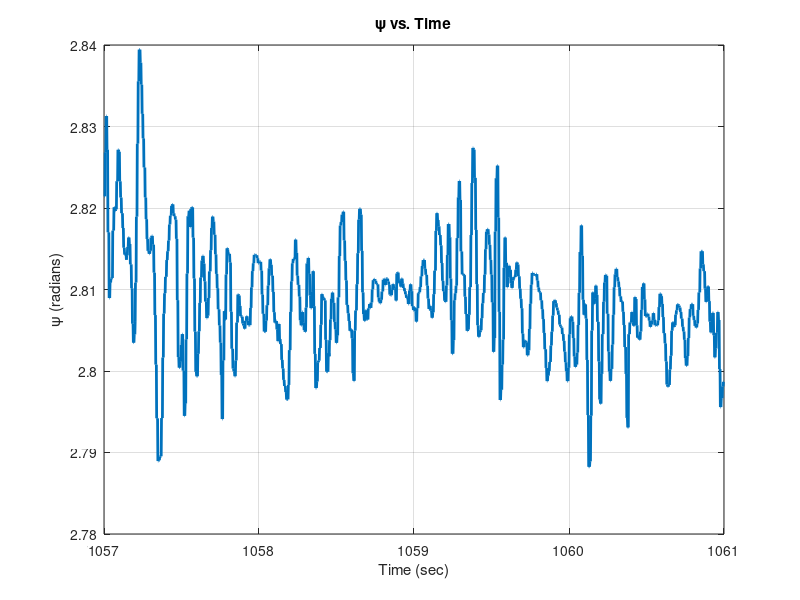
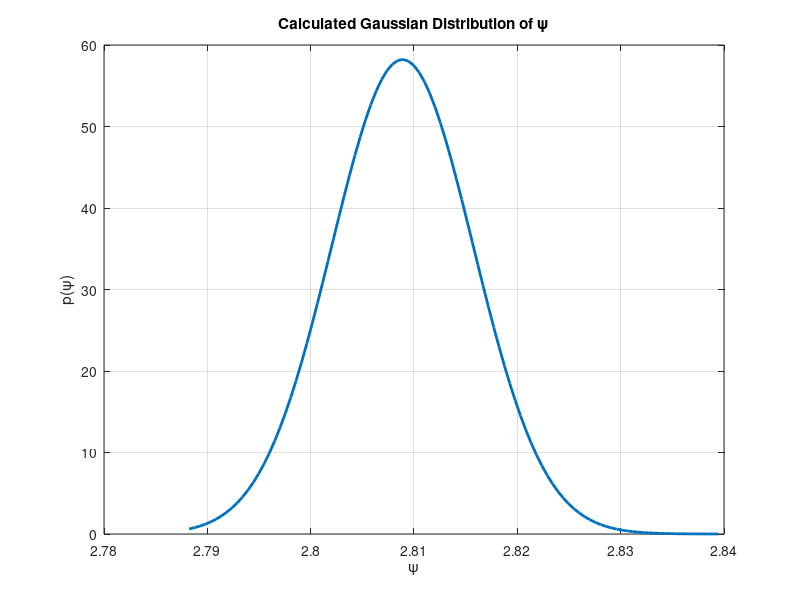
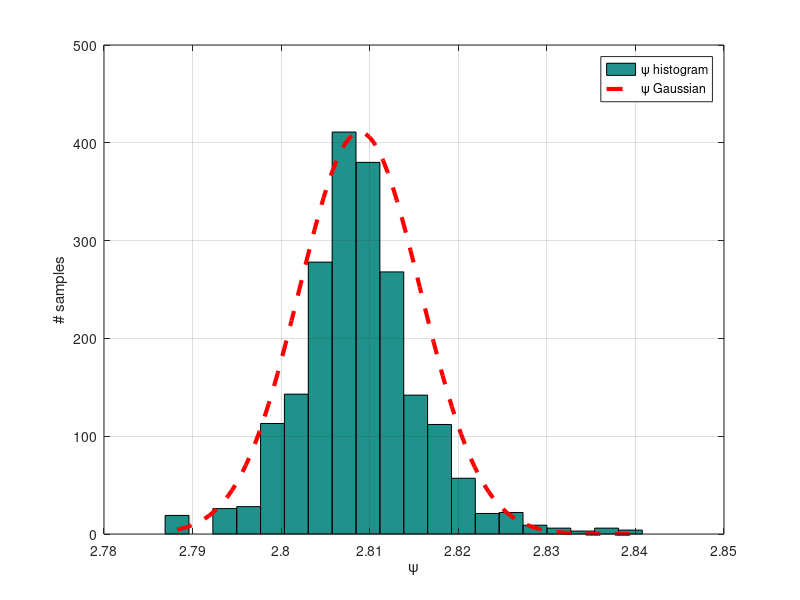

Source code (MATLAB) for these figures, in order:
%Christopher Lum
%christopher.w.lum@gmail.com
%
%Load real sensor data and see if it can be modeled as a Gaussian
%distribution.
%
%This file is designed to accompany the YouTube video at
%https://youtu.be/Xaju4l9KTE0

%Version History
%11/18/19: Modified AE501 lecture19 script for YouTube demonstration
%11/20/19: Continued working
%11/25/10: Added YouTube URL

clear
clc
close all

%Load the real sensor data
load('HeadingData.mat')

%Plot the raw signal
figure
plot(t, psi, 'LineWidth', 2)
xlabel('Time (sec)')
ylabel('\psi (radians)')
title('\psi vs. Time')
grid on

%Compute mean and variance of signal
mu      = mean(psi);
sigma   = sqrt(var(psi));

%Calculate Gaussian
x   = linspace(min(psi), max(psi), 100);
fx  = 1/(sigma*sqrt(2*pi))*exp(-0.5*((x - mu)/sigma).^2);

%verify that this sums to approximately 1
trapz(x,fx)

%Plot the gaussian distribution
figure
plot(x, fx, 'LineWidth', 2);
title('Calculated Gaussian Distribution of \psi')
xlabel('\psi')
ylabel('p(\psi)')
grid on

%Normalizing coefficient to make fx distribution fit over histogram
bins = linspace(min(psi), max(psi), 20);

[N, X] = hist(psi, bins);
alpha = max(N)/max(fx);

%Plot a histogram
figure;
hist(psi, bins);
hold on
plot(x, alpha*fx, 'r--', 'LineWidth', 3)

xlabel('\psi')
ylabel('# samples')
legend('\psi histogram','\psi Gaussian')
grid on

disp('DONE!')